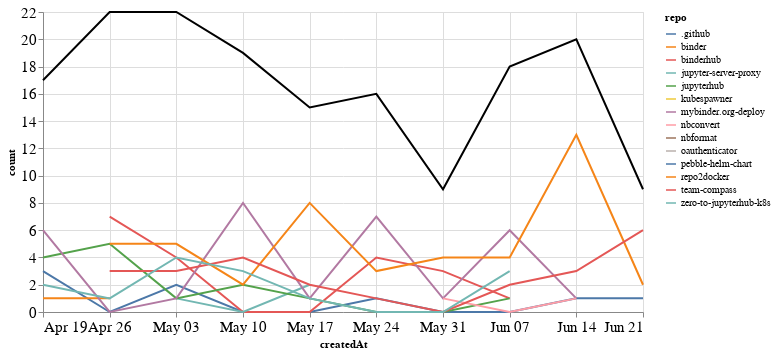

Source (notebook cell):
### Markdown cell above
## Comments

### Code cell
comments_time = comments.groupby('repo').resample('W', on='createdAt').count()['author'].reset_index()
comments_time = comments_time.rename(columns={'author': 'count'})
comments_time_total = comments_time.groupby('createdAt').agg({"count": "sum"}).reset_index()
ch1 = alt.Chart(comments_time, width=600).mark_line().encode(
    x='createdAt',
    y='count',
    color='repo',
    tooltip="repo"
)

ch2 = alt.Chart(comments_time_total, width=600).mark_line(color="black").encode(
    x='createdAt',
    y='count',
)

ch1 + ch2

### Figure 1 — Vega-Lite specification as saved in the notebook (floating-point values rounded to 4 significant figures)
{"config": {"axisLeft": {"labelFontSize": 15}, "axisBottom": {"labelFontSize": 15}}, "layer": [{"data": {"name": "data-438a418f2e82d701820e929e717c0f5f"}, "mark": "line", "encoding": {"color": {"type": "nominal", "field": "repo"}, "tooltip": {"type": "nominal", "field": "repo"}, "x": {"type": "temporal", "field": "createdAt"}, "y": {"type": "quantitative", "field": "count"}}, "width": 600}, {"data": {"name": "data-02ae1f31641fb3c44d7785eb7a04c860"}, "mark": {"type": "line", "color": "black"}, "encoding": {"x": {"type": "temporal", "field": "createdAt"}, "y": {"type": "quantitative", "field": "count"}}, "width": 600}], "$schema": "https://vega.github.io/schema/vega-lite/v4.8.1.json", "datasets": {"data-438a418f2e82d701820e929e717c0f5f": [{"repo": ".github", "createdAt": "2020-04-19T00:00:00", "count": 3}, {"repo": ".github", "createdAt": "2020-04-26T00:00:00", "count": 0}, {"repo": ".github", "createdAt": "2020-05-03T00:00:00", "count": 2}, {"repo": ".github", "createdAt": "2020-05-10T00:00:00", "count": 0}, {"repo": ".github", "createdAt": "2020-05-17T00:00:00", "count": 0}, {"repo": ".github", "createdAt": "2020-05-24T00:00:00", "count": 1}, {"repo": ".github", "createdAt": "2020-05-31T00:00:00", "count": 0}, {"repo": ".github", "createdAt": "2020-06-07T00:00:00", "count": 0}, {"repo": ".github", "createdAt": "2020-06-14T00:00:00", "count": 1}, {"repo": ".github", "createdAt": "2020-06-21T00:00:00", "count": 1}, {"repo": "binder", "createdAt": "2020-04-19T00:00:00", "count": 1}, {"repo": "binder", "createdAt": "2020-04-26T00:00:00", "count": 1}, {"repo": "binderhub", "createdAt": "2020-04-26T00:00:00", "count": 7}, {"repo": "binderhub", "createdAt": "2020-05-03T00:00:00", "count": 4}, {"repo": "binderhub", "createdAt": "2020-05-10T00:00:00", "count": 0}, {"repo": "binderhub", "createdAt": "2020-05-17T00:00:00", "count": 0}, {"repo": "binderhub", "createdAt": "2020-05-24T00:00:00", "count": 4}, {"repo": "binderhub", "createdAt": "2020-05-31T00:00:00", "count": 3}, {"repo": "binderhub", "createdAt": "2020-06-07T00:00:00", "count": 1}, {"repo": "jupyter-server-proxy", "createdAt": "2020-05-03T00:00:00", "count": 1}, {"repo": "jupyter-server-proxy", "createdAt": "2020-05-10T00:00:00", "count": 0}, {"repo": "jupyter-server-proxy", "createdAt": "2020-05-17T00:00:00", "count": 2}, {"repo": "jupyterhub", "createdAt": "2020-04-19T00:00:00", "count": 4}, {"repo": "jupyterhub", "createdAt": "2020-04-26T00:00:00", "count": 5}, {"repo": "jupyterhub", "createdAt": "2020-05-03T00:00:00", "count": 1}, {"repo": "jupyterhub", "createdAt": "2020-05-10T00:00:00", "count": 2}, {"repo": "jupyterhub", "createdAt": "2020-05-17T00:00:00", "count": 1}, {"repo": "jupyterhub", "createdAt": "2020-05-24T00:00:00", "count": 0}, {"repo": "jupyterhub", "createdAt": "2020-05-31T00:00:00", "count": 0}, {"repo": "jupyterhub", "createdAt": "2020-06-07T00:00:00", "count": 1}, {"repo": "kubespawner", "createdAt": "2020-06-14T00:00:00", "count": 1}, {"repo": "mybinder.org-deploy", "createdAt": "2020-04-19T00:00:00", "count": 6}, {"repo": "mybinder.org-deploy", "createdAt": "2020-04-26T00:00:00", "count": 0}, {"repo": "mybinder.org-deploy", "createdAt": "2020-05-03T00:00:00", "count": 1}, {"repo": "mybinder.org-deploy", "createdAt": "2020-05-10T00:00:00", "count": 8}, {"repo": "mybinder.org-deploy", "createdAt": "2020-05-17T00:00:00", "count": 1}, {"repo": "mybinder.org-deploy", "createdAt": "2020-05-24T00:00:00", "count": 7}, {"repo": "mybinder.org-deploy", "createdAt": "2020-05-31T00:00:00", "count": 1}, {"repo": "mybinder.org-deploy", "createdAt": "2020-06-07T00:00:00", "count": 6}, {"repo": "mybinder.org-deploy", "createdAt": "2020-06-14T00:00:00", "count": 1}, {"repo": "nbconvert", "createdAt": "2020-05-31T00:00:00", "count": 1}, {"repo": "nbconvert", "createdAt": "2020-06-07T00:00:00", "count": 0}, {"repo": "nbconvert", "createdAt": "2020-06-14T00:00:00", "count": 1}, {"repo": "nbformat", "createdAt": "2020-04-19T00:00:00", "count": 1}, {"repo": "oauthenticator", "createdAt": "2020-05-03T00:00:00", "count": 1}, {"repo": "pebble-helm-chart", "createdAt": "2020-06-07T00:00:00", "count": 1}, {"repo": "repo2docker", "createdAt": "2020-04-26T00:00:00", "count": 5}, {"repo": "repo2docker", "createdAt": "2020-05-03T00:00:00", "count": 5}, {"repo": "repo2docker", "createdAt": "2020-05-10T00:00:00", "count": 2}, {"repo": "repo2docker", "createdAt": "2020-05-17T00:00:00", "count": 8}, {"repo": "repo2docker", "createdAt": "2020-05-24T00:00:00", "count": 3}, {"repo": "repo2docker", "createdAt": "2020-05-31T00:00:00", "count": 4}, {"repo": "repo2docker", "createdAt": "2020-06-07T00:00:00", "count": 4}, {"repo": "repo2docker", "createdAt": "2020-06-14T00:00:00", "count": 13}, {"repo": "repo2docker", "createdAt": "2020-06-21T00:00:00", "count": 2}, {"repo": "team-compass", "createdAt": "2020-04-26T00:00:00", "count": 3}, {"repo": "team-compass", "createdAt": "2020-05-03T00:00:00", "count": 3}, {"repo": "team-compass", "createdAt": "2020-05-10T00:00:00", "count": 4}, {"repo": "team-compass", "createdAt": "2020-05-17T00:00:00", "count": 2}, {"repo": "team-compass", "createdAt": "2020-05-24T00:00:00", "count": 1}, {"repo": "team-compass", "createdAt": "2020-05-31T00:00:00", "count": 0}, {"repo": "team-compass", "createdAt": "2020-06-07T00:00:00", "count": 2}, {"repo": "team-compass", "createdAt": "2020-06-14T00:00:00", "count": 3}, {"repo": "team-compass", "createdAt": "2020-06-21T00:00:00", "count": 6}, {"repo": "zero-to-jupyterhub-k8s", "createdAt": "2020-04-19T00:00:00", "count": 2}, {"repo": "zero-to-jupyterhub-k8s", "createdAt": "2020-04-26T00:00:00", "count": 1}, {"repo": "zero-to-jupyterhub-k8s", "createdAt": "2020-05-03T00:00:00", "count": 4}, {"repo": "zero-to-jupyterhub-k8s", "createdAt": "2020-05-10T00:00:00", "count": 3}, {"repo": "zero-to-jupyterhub-k8s", "createdAt": "2020-05-17T00:00:00", "count": 1}, {"repo": "zero-to-jupyterhub-k8s", "createdAt": "2020-05-24T00:00:00", "count": 0}, {"repo": "zero-to-jupyterhub-k8s", "createdAt": "2020-05-31T00:00:00", "count": 0}, {"repo": "zero-to-jupyterhub-k8s", "createdAt": "2020-06-07T00:00:00", "count": 3}], "data-02ae1f31641fb3c44d7785eb7a04c860": [{"createdAt": "2020-04-19T00:00:00", "count": 17}, {"createdAt": "2020-04-26T00:00:00", "count": 22}, {"createdAt": "2020-05-03T00:00:00", "count": 22}, {"createdAt": "2020-05-10T00:00:00", "count": 19}, {"createdAt": "2020-05-17T00:00:00", "count": 15}, {"createdAt": "2020-05-24T00:00:00", "count": 16}, {"createdAt": "2020-05-31T00:00:00", "count": 9}, {"createdAt": "2020-06-07T00:00:00", "count": 18}, {"createdAt": "2020-06-14T00:00:00", "count": 20}, {"createdAt": "2020-06-21T00:00:00", "count": 9}]}}
